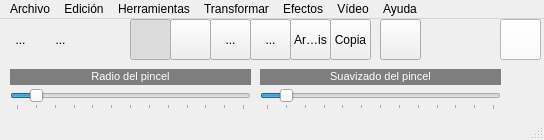
<?xml version="1.0" encoding="UTF-8"?>
<ui version="4.0">
 <class>MainWindow</class>
 <widget class="QMainWindow" name="MainWindow">
  <property name="geometry">
   <rect>
    <x>0</x>
    <y>0</y>
    <width>544</width>
    <height>140</height>
   </rect>
  </property>
  <property name="minimumSize">
   <size>
    <width>544</width>
    <height>140</height>
   </size>
  </property>
  <property name="maximumSize">
   <size>
    <width>544</width>
    <height>140</height>
   </size>
  </property>
  <property name="windowTitle">
   <string>QFotoPaint4</string>
  </property>
  <property name="windowIcon">
   <iconset resource="recursos.qrc">
    <normaloff>:/imagenes/icono.png</normaloff>:/imagenes/icono.png</iconset>
  </property>
  <widget class="QWidget" name="centralWidget">
   <widget class="QToolButton" name="toolButton">
    <property name="geometry">
     <rect>
      <x>40</x>
      <y>0</y>
      <width>41</width>
      <height>41</height>
     </rect>
    </property>
    <property name="text">
     <string>...</string>
    </property>
    <property name="icon">
     <iconset resource="recursos.qrc">
      <normaloff>:/imagenes/abrir.png</normaloff>:/imagenes/abrir.png</iconset>
    </property>
    <property name="iconSize">
     <size>
      <width>32</width>
      <height>32</height>
     </size>
    </property>
    <property name="autoRaise">
     <bool>true</bool>
    </property>
   </widget>
   <widget class="QToolButton" name="toolButton_2">
    <property name="geometry">
     <rect>
      <x>0</x>
      <y>0</y>
      <width>41</width>
      <height>41</height>
     </rect>
    </property>
    <property name="text">
     <string>...</string>
    </property>
    <property name="icon">
     <iconset resource="recursos.qrc">
      <normaloff>:/imagenes/nuevo.png</normaloff>:/imagenes/nuevo.png</iconset>
    </property>
    <property name="iconSize">
     <size>
      <width>32</width>
      <height>32</height>
     </size>
    </property>
    <property name="autoRaise">
     <bool>true</bool>
    </property>
   </widget>
   <widget class="QLabel" name="label">
    <property name="geometry">
     <rect>
      <x>10</x>
      <y>50</y>
      <width>241</width>
      <height>16</height>
     </rect>
    </property>
    <property name="styleSheet">
     <string notr="true">background-color: rgb(126, 126, 126);</string>
    </property>
    <property name="text">
     <string>&lt;!DOCTYPE HTML PUBLIC &quot;-//W3C//DTD HTML 4.0//EN&quot; &quot;http://www.w3.org/TR/REC-html40/strict.dtd&quot;&gt;
&lt;html&gt;&lt;head&gt;&lt;meta name=&quot;qrichtext&quot; content=&quot;1&quot; /&gt;&lt;style type=&quot;text/css&quot;&gt;
p, li { white-space: pre-wrap; }
&lt;/style&gt;&lt;/head&gt;&lt;body style=&quot; font-family:'MS Shell Dlg 2'; font-size:8.25pt; font-weight:400; font-style:normal;&quot;&gt;
&lt;p style=&quot; margin-top:0px; margin-bottom:0px; margin-left:0px; margin-right:0px; -qt-block-indent:0; text-indent:0px;&quot;&gt;&lt;span style=&quot; font-size:8pt; color:#ffffff;&quot;&gt;Radio del pincel&lt;/span&gt;&lt;/p&gt;&lt;/body&gt;&lt;/html&gt;</string>
    </property>
    <property name="alignment">
     <set>Qt::AlignCenter</set>
    </property>
    <property name="wordWrap">
     <bool>false</bool>
    </property>
   </widget>
   <widget class="QSlider" name="horizontalSlider">
    <property name="geometry">
     <rect>
      <x>10</x>
      <y>70</y>
      <width>241</width>
      <height>21</height>
     </rect>
    </property>
    <property name="maximum">
     <number>120</number>
    </property>
    <property name="value">
     <number>10</number>
    </property>
    <property name="orientation">
     <enum>Qt::Horizontal</enum>
    </property>
    <property name="tickPosition">
     <enum>QSlider::TicksBelow</enum>
    </property>
    <property name="tickInterval">
     <number>10</number>
    </property>
   </widget>
   <widget class="QLabel" name="label_2">
    <property name="geometry">
     <rect>
      <x>260</x>
      <y>50</y>
      <width>241</width>
      <height>16</height>
     </rect>
    </property>
    <property name="styleSheet">
     <string notr="true">background-color: rgb(126, 126, 126);</string>
    </property>
    <property name="text">
     <string>&lt;!DOCTYPE HTML PUBLIC &quot;-//W3C//DTD HTML 4.0//EN&quot; &quot;http://www.w3.org/TR/REC-html40/strict.dtd&quot;&gt;
&lt;html&gt;&lt;head&gt;&lt;meta name=&quot;qrichtext&quot; content=&quot;1&quot; /&gt;&lt;style type=&quot;text/css&quot;&gt;
p, li { white-space: pre-wrap; }
&lt;/style&gt;&lt;/head&gt;&lt;body style=&quot; font-family:'MS Shell Dlg 2'; font-size:8.25pt; font-weight:400; font-style:normal;&quot;&gt;
&lt;p style=&quot; margin-top:0px; margin-bottom:0px; margin-left:0px; margin-right:0px; -qt-block-indent:0; text-indent:0px;&quot;&gt;&lt;span style=&quot; font-size:8pt; color:#ffffff;&quot;&gt;Suavizado del pincel&lt;/span&gt;&lt;/p&gt;&lt;/body&gt;&lt;/html&gt;</string>
    </property>
    <property name="alignment">
     <set>Qt::AlignCenter</set>
    </property>
    <property name="wordWrap">
     <bool>false</bool>
    </property>
   </widget>
   <widget class="QSlider" name="horizontalSlider_2">
    <property name="geometry">
     <rect>
      <x>260</x>
      <y>70</y>
      <width>241</width>
      <height>21</height>
     </rect>
    </property>
    <property name="maximum">
     <number>120</number>
    </property>
    <property name="value">
     <number>10</number>
    </property>
    <property name="orientation">
     <enum>Qt::Horizontal</enum>
    </property>
    <property name="tickPosition">
     <enum>QSlider::TicksBelow</enum>
    </property>
    <property name="tickInterval">
     <number>10</number>
    </property>
   </widget>
   <widget class="QToolButton" name="toolButton_3">
    <property name="geometry">
     <rect>
      <x>80</x>
      <y>0</y>
      <width>41</width>
      <height>41</height>
     </rect>
    </property>
    <property name="text">
     <string/>
    </property>
    <property name="icon">
     <iconset resource="recursos.qrc">
      <normaloff>:/imagenes/guardar.png</normaloff>:/imagenes/guardar.png</iconset>
    </property>
    <property name="iconSize">
     <size>
      <width>32</width>
      <height>32</height>
     </size>
    </property>
    <property name="autoRaise">
     <bool>true</bool>
    </property>
   </widget>
   <widget class="QToolButton" name="toolButton_4">
    <property name="geometry">
     <rect>
      <x>130</x>
      <y>0</y>
      <width>41</width>
      <height>41</height>
     </rect>
    </property>
    <property name="text">
     <string/>
    </property>
    <property name="icon">
     <iconset resource="recursos.qrc">
      <normaloff>:/imagenes/punto.png</normaloff>:/imagenes/punto.png</iconset>
    </property>
    <property name="iconSize">
     <size>
      <width>32</width>
      <height>32</height>
     </size>
    </property>
    <property name="checkable">
     <bool>true</bool>
    </property>
    <property name="checked">
     <bool>true</bool>
    </property>
    <property name="autoExclusive">
     <bool>true</bool>
    </property>
   </widget>
   <widget class="QToolButton" name="toolButton_5">
    <property name="geometry">
     <rect>
      <x>170</x>
      <y>0</y>
      <width>41</width>
      <height>41</height>
     </rect>
    </property>
    <property name="text">
     <string/>
    </property>
    <property name="icon">
     <iconset resource="recursos.qrc">
      <normaloff>:/imagenes/linea.png</normaloff>:/imagenes/linea.png</iconset>
    </property>
    <property name="iconSize">
     <size>
      <width>32</width>
      <height>32</height>
     </size>
    </property>
    <property name="checkable">
     <bool>true</bool>
    </property>
    <property name="autoExclusive">
     <bool>true</bool>
    </property>
   </widget>
   <widget class="QToolButton" name="toolButton_6">
    <property name="geometry">
     <rect>
      <x>380</x>
      <y>0</y>
      <width>41</width>
      <height>41</height>
     </rect>
    </property>
    <property name="text">
     <string/>
    </property>
    <property name="icon">
     <iconset resource="recursos.qrc">
      <normaloff>:/imagenes/seleccionar.png</normaloff>:/imagenes/seleccionar.png</iconset>
    </property>
    <property name="iconSize">
     <size>
      <width>32</width>
      <height>32</height>
     </size>
    </property>
    <property name="checkable">
     <bool>true</bool>
    </property>
    <property name="autoExclusive">
     <bool>true</bool>
    </property>
   </widget>
   <widget class="QPushButton" name="pushButton">
    <property name="geometry">
     <rect>
      <x>500</x>
      <y>0</y>
      <width>41</width>
      <height>41</height>
     </rect>
    </property>
    <property name="styleSheet">
     <string notr="true">background-color: rgb(255, 255, 255);</string>
    </property>
    <property name="text">
     <string/>
    </property>
   </widget>
   <widget class="QToolButton" name="toolButton_7">
    <property name="geometry">
     <rect>
      <x>210</x>
      <y>0</y>
      <width>41</width>
      <height>41</height>
     </rect>
    </property>
    <property name="text">
     <string>...</string>
    </property>
    <property name="icon">
     <iconset resource="recursos.qrc">
      <normaloff>:/imagenes/rectangulo.png</normaloff>:/imagenes/rectangulo.png</iconset>
    </property>
    <property name="checkable">
     <bool>true</bool>
    </property>
    <property name="autoExclusive">
     <bool>true</bool>
    </property>
   </widget>
   <widget class="QToolButton" name="toolButton_8">
    <property name="geometry">
     <rect>
      <x>250</x>
      <y>0</y>
      <width>41</width>
      <height>41</height>
     </rect>
    </property>
    <property name="text">
     <string>...</string>
    </property>
    <property name="icon">
     <iconset resource="recursos.qrc">
      <normaloff>:/imagenes/elipse.png</normaloff>:/imagenes/elipse.png</iconset>
    </property>
    <property name="checkable">
     <bool>true</bool>
    </property>
    <property name="autoExclusive">
     <bool>true</bool>
    </property>
   </widget>
   <widget class="QToolButton" name="toolButton_9">
    <property name="geometry">
     <rect>
      <x>290</x>
      <y>0</y>
      <width>41</width>
      <height>41</height>
     </rect>
    </property>
    <property name="text">
     <string>Arcoiris</string>
    </property>
    <property name="checkable">
     <bool>true</bool>
    </property>
    <property name="autoExclusive">
     <bool>true</bool>
    </property>
   </widget>
   <widget class="QToolButton" name="toolButton_10">
    <property name="geometry">
     <rect>
      <x>330</x>
      <y>0</y>
      <width>41</width>
      <height>41</height>
     </rect>
    </property>
    <property name="text">
     <string>Copia</string>
    </property>
    <property name="checkable">
     <bool>true</bool>
    </property>
    <property name="autoExclusive">
     <bool>true</bool>
    </property>
   </widget>
  </widget>
  <widget class="QMenuBar" name="menuBar">
   <property name="geometry">
    <rect>
     <x>0</x>
     <y>0</y>
     <width>544</width>
     <height>21</height>
    </rect>
   </property>
   <widget class="QMenu" name="menuArchivo">
    <property name="title">
     <string>Archivo</string>
    </property>
    <addaction name="actionNueva_imagen"/>
    <addaction name="actionAbrir_imagen"/>
    <addaction name="actionNueva_desde_portapapeles"/>
    <addaction name="actionCaptura_de_c_mara"/>
    <addaction name="actionCaptura_de_v_deo"/>
    <addaction name="separator"/>
    <addaction name="actionGuardar"/>
    <addaction name="actionGuardar_como"/>
    <addaction name="separator"/>
    <addaction name="actionCerrar"/>
    <addaction name="actionSalir"/>
   </widget>
   <widget class="QMenu" name="menuEdici_n">
    <property name="title">
     <string>Edición</string>
    </property>
    <widget class="QMenu" name="menuOpciones">
     <property name="title">
      <string>Opciones</string>
     </property>
     <addaction name="actionColor_del_pincel"/>
     <addaction name="actionPreguntar_si_guardar"/>
    </widget>
    <widget class="QMenu" name="menuVer_histograma">
     <property name="title">
      <string>Ver histograma</string>
     </property>
     <addaction name="actionGrises"/>
     <addaction name="actionRojo"/>
     <addaction name="actionVerde"/>
     <addaction name="actionAzul"/>
    </widget>
    <addaction name="actionSeleccionar_todo"/>
    <addaction name="actionCopiar_a_nueva"/>
    <addaction name="actionSelecci_n_a_cortapapeles"/>
    <addaction name="separator"/>
    <addaction name="menuOpciones"/>
    <addaction name="menuVer_histograma"/>
   </widget>
   <widget class="QMenu" name="menuHerramientas">
    <property name="title">
     <string>Herramientas</string>
    </property>
    <addaction name="actionPunto"/>
    <addaction name="actionLinea"/>
    <addaction name="actionSeleccionar"/>
    <addaction name="actionRect_ngulo"/>
    <addaction name="actionElipse"/>
    <addaction name="actionArcoiris"/>
   </widget>
   <widget class="QMenu" name="menuTransformar">
    <property name="title">
     <string>Transformar</string>
    </property>
    <widget class="QMenu" name="menuRotar">
     <property name="title">
      <string>Rotar</string>
     </property>
     <addaction name="actionRotar_90"/>
     <addaction name="actionRotar_180"/>
     <addaction name="actionRotar_91"/>
    </widget>
    <addaction name="actionBrillo_contraste"/>
    <addaction name="actionMatiz_saturacion_luminosidad"/>
    <addaction name="actionInvertir"/>
    <addaction name="menuRotar"/>
    <addaction name="actionMedia_ponderada"/>
    <addaction name="actionAjuste_lineal"/>
    <addaction name="actionEscala_de_color"/>
    <addaction name="actionPerspectiva"/>
    <addaction name="actionConvertir_a_color_falso"/>
    <addaction name="actionRojo_Verde_Azul"/>
    <addaction name="actionEcualizaci_n_del_histograma"/>
   </widget>
   <widget class="QMenu" name="menuEfectos">
    <property name="title">
     <string>Efectos</string>
    </property>
    <widget class="QMenu" name="menuSuavizado">
     <property name="title">
      <string>Suavizado</string>
     </property>
     <addaction name="actionGausiano"/>
     <addaction name="actionMedia"/>
     <addaction name="actionMediana"/>
    </widget>
    <addaction name="menuSuavizado"/>
    <addaction name="actionPerfilar"/>
    <addaction name="actionBajorrelieve"/>
    <addaction name="actionPinchar_Estirar"/>
   </widget>
   <widget class="QMenu" name="menuV_deo">
    <property name="title">
     <string>Vídeo</string>
    </property>
    <widget class="QMenu" name="menuImagen_a_v_deo">
     <property name="title">
      <string>Imagen a vídeo</string>
     </property>
     <addaction name="actionRotar_imagen"/>
    </widget>
    <widget class="QMenu" name="menuV_deo_a_imagen">
     <property name="title">
      <string>Vídeo a imagen</string>
     </property>
     <addaction name="actionImagen_media"/>
     <addaction name="actionMovimiento"/>
     <addaction name="actionMinima_Maxima"/>
     <addaction name="actionCaras"/>
    </widget>
    <widget class="QMenu" name="menuV_deo_a_video">
     <property name="title">
      <string>Vídeo a video</string>
     </property>
     <addaction name="actionDetectar_cara_a_v_deo"/>
    </widget>
    <addaction name="menuImagen_a_v_deo"/>
    <addaction name="menuV_deo_a_imagen"/>
    <addaction name="menuV_deo_a_video"/>
   </widget>
   <widget class="QMenu" name="menuAyuda">
    <property name="title">
     <string>Ayuda</string>
    </property>
    <addaction name="actionAcerca_de"/>
   </widget>
   <addaction name="menuArchivo"/>
   <addaction name="menuEdici_n"/>
   <addaction name="menuHerramientas"/>
   <addaction name="menuTransformar"/>
   <addaction name="menuEfectos"/>
   <addaction name="menuV_deo"/>
   <addaction name="menuAyuda"/>
  </widget>
  <widget class="QStatusBar" name="statusBar"/>
  <action name="actionNueva_imagen">
   <property name="text">
    <string>Nueva imagen...</string>
   </property>
  </action>
  <action name="actionAbrir_imagen">
   <property name="text">
    <string>Abrir imagen...</string>
   </property>
  </action>
  <action name="actionGuardar">
   <property name="text">
    <string>Guardar</string>
   </property>
  </action>
  <action name="actionGuardar_como">
   <property name="text">
    <string>Guardar como...</string>
   </property>
  </action>
  <action name="actionCerrar">
   <property name="text">
    <string>Cerrar</string>
   </property>
  </action>
  <action name="actionSalir">
   <property name="text">
    <string>Salir</string>
   </property>
  </action>
  <action name="actionPunto">
   <property name="text">
    <string>Punto</string>
   </property>
  </action>
  <action name="actionLinea">
   <property name="text">
    <string>Línea</string>
   </property>
  </action>
  <action name="actionSeleccionar">
   <property name="text">
    <string>Seleccionar</string>
   </property>
  </action>
  <action name="actionSeleccionar_todo">
   <property name="text">
    <string>Seleccionar todo</string>
   </property>
  </action>
  <action name="actionColor_del_pincel">
   <property name="text">
    <string>Color del pincel...</string>
   </property>
  </action>
  <action name="actionPreguntar_si_guardar">
   <property name="checkable">
    <bool>true</bool>
   </property>
   <property name="checked">
    <bool>true</bool>
   </property>
   <property name="text">
    <string>Preguntar si guardar</string>
   </property>
  </action>
  <action name="actionBrillo_contraste">
   <property name="text">
    <string>Brillo/Contraste/Gama...</string>
   </property>
  </action>
  <action name="actionInvertir">
   <property name="text">
    <string>Invertir</string>
   </property>
  </action>
  <action name="actionRotar_90">
   <property name="text">
    <string>Rotar 90º</string>
   </property>
  </action>
  <action name="actionRotar_91">
   <property name="text">
    <string>Rotar 270º</string>
   </property>
  </action>
  <action name="actionMedia_ponderada">
   <property name="text">
    <string>Media ponderada...</string>
   </property>
  </action>
  <action name="actionRotar_180">
   <property name="text">
    <string>Rotar 180º</string>
   </property>
  </action>
  <action name="actionGausiano">
   <property name="text">
    <string>Gausiano...</string>
   </property>
  </action>
  <action name="actionMedia">
   <property name="text">
    <string>Media...</string>
   </property>
  </action>
  <action name="actionRotar_imagen">
   <property name="text">
    <string>Rotar imagen...</string>
   </property>
  </action>
  <action name="actionAcerca_de">
   <property name="text">
    <string>Acerca de...</string>
   </property>
  </action>
  <action name="actionImagen_media">
   <property name="text">
    <string>Imagen media...</string>
   </property>
  </action>
  <action name="actionRect_ngulo">
   <property name="text">
    <string>Rectángulo</string>
   </property>
  </action>
  <action name="actionElipse">
   <property name="text">
    <string>Elipse</string>
   </property>
  </action>
  <action name="actionMediana">
   <property name="text">
    <string>Mediana...</string>
   </property>
  </action>
  <action name="actionCopiar_a_nueva">
   <property name="text">
    <string>Copiar a nueva</string>
   </property>
  </action>
  <action name="actionCaptura_de_c_mara">
   <property name="text">
    <string>Captura de cámara...</string>
   </property>
  </action>
  <action name="actionArcoiris">
   <property name="text">
    <string>Arcoiris</string>
   </property>
  </action>
  <action name="actionGrises">
   <property name="text">
    <string>Grises</string>
   </property>
  </action>
  <action name="actionRojo">
   <property name="text">
    <string>Rojo</string>
   </property>
  </action>
  <action name="actionVerde">
   <property name="text">
    <string>Verde</string>
   </property>
  </action>
  <action name="actionAzul">
   <property name="text">
    <string>Azul</string>
   </property>
  </action>
  <action name="actionBajorrelieve">
   <property name="text">
    <string>Bajorrelieve</string>
   </property>
  </action>
  <action name="actionAjuste_lineal">
   <property name="text">
    <string>Ajuste lineal...</string>
   </property>
  </action>
  <action name="actionCaptura_de_v_deo">
   <property name="text">
    <string>Captura de vídeo</string>
   </property>
  </action>
  <action name="actionEscala_de_color">
   <property name="text">
    <string>Escala de color</string>
   </property>
  </action>
  <action name="actionPinchar_Estirar">
   <property name="text">
    <string>Pinchar/Estirar...</string>
   </property>
  </action>
  <action name="actionMatiz_saturacion_luminosidad">
   <property name="text">
    <string>Matiz/saturacion/luminosidad...</string>
   </property>
  </action>
  <action name="actionPerfilar">
   <property name="text">
    <string>Perfilar...</string>
   </property>
  </action>
  <action name="actionNueva_desde_portapapeles">
   <property name="text">
    <string>Nueva desde portapapeles</string>
   </property>
  </action>
  <action name="actionSelecci_n_a_cortapapeles">
   <property name="text">
    <string>Selección a cortapapeles</string>
   </property>
  </action>
  <action name="actionPerspectiva">
   <property name="text">
    <string>Perspectiva...</string>
   </property>
  </action>
  <action name="actionMovimiento">
   <property name="text">
    <string>Movimiento...</string>
   </property>
  </action>
  <action name="actionConvertir_a_color_falso">
   <property name="text">
    <string>Convertir a color falso </string>
   </property>
  </action>
  <action name="actionRojo_Verde_Azul">
   <property name="text">
    <string>Rojo/Verde/Azul</string>
   </property>
  </action>
  <action name="actionEcualizaci_n_del_histograma">
   <property name="text">
    <string>Ecualización del histograma</string>
   </property>
  </action>
  <action name="actionMinima_Maxima">
   <property name="text">
    <string>Minima/Maxima...</string>
   </property>
  </action>
  <action name="actionCaras">
   <property name="text">
    <string>Caras</string>
   </property>
  </action>
  <action name="actionDetectar_cara_a_v_deo">
   <property name="text">
    <string>Detectar cara a vídeo...</string>
   </property>
  </action>
 </widget>
 <layoutdefault spacing="6" margin="11"/>
 <resources>
  <include location="recursos.qrc"/>
 </resources>
 <connections/>
</ui>
